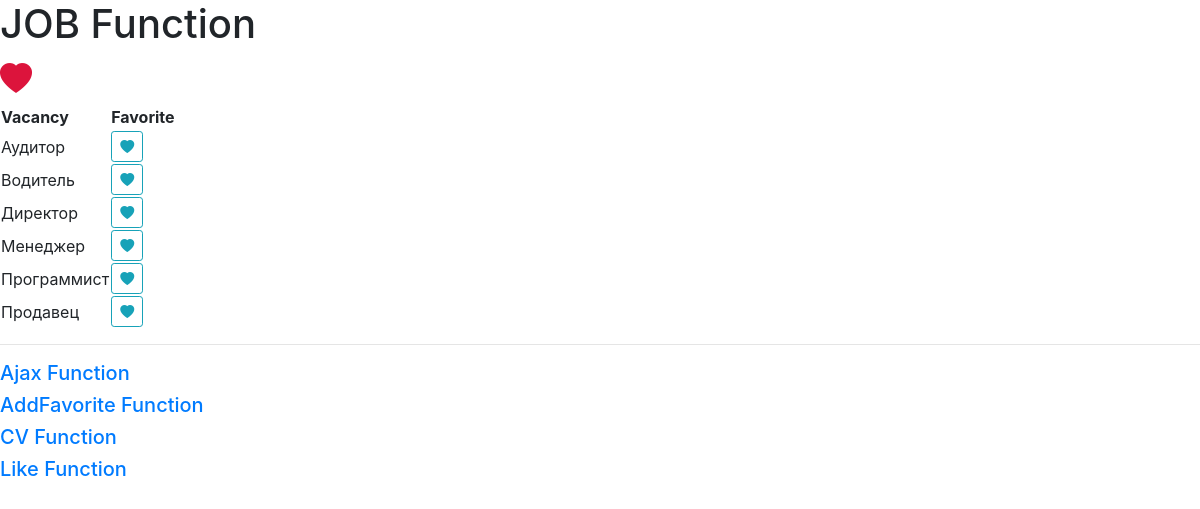
The page /job/ on the database its author committed.
### job_app/models.py (models this page shows, shortened)
class Job(models.Model):
    vacancy = models.CharField(max_length=200, verbose_name='Вакансия')
    liked = models.ManyToManyField(User, through='BookmarkJob', verbose_name='В избранное')
    class Meta:
        verbose_name = 'Вакансия'
        verbose_name_plural = 'Вакансия'
        ordering = ['vacancy']

### job_app/views.py (the view)
# urls.py: path('', index_view, name='index'),
def index_view(request):
    vacancies = Job.objects.all()
    context = {
        "vacancies": vacancies,
    }
    return render(request, 'job_app/index.html', context)

### job_app/templates/job_app/index.html (shortened to what this page needs)
<!DOCTYPE html>
{% load static %}
<html lang="en">
<head>
  <link rel="stylesheet" href="https://maxcdn.bootstrapcdn.com/bootstrap/4.0.0/css/bootstrap.min.css"
>
  <link rel="stylesheet" href="https://cdn.jsdelivr.net/npm/bootstrap-icons@1.4.1/font/bootstrap-icons.css">
</head>
<body>
<h1>JOB Function</h1>
<i class="bi bi-heart-fill" style="font-size: 2rem; color: crimson;"></i>
<div class="add-remove-bookmark">
  {% include 'job_app/includes/inc_favorits.html' %}
</div>
<hr>
<a href="{% url 'ajax:index' %}"><h5>Ajax Function</h5></a>
<a href="{% url 'mainapp:index' %}"><h5>AddFavorite Function</h5></a>
<a href="{% url 'cv_app:index' %}"><h5>CV Function</h5></a>
<a href="{% url 'like_app:index' %}"><h5>Like Function</h5></a>
<link rel="stylesheet" href="https://cdn.jsdelivr.net/npm/bootstrap@4.5.3/dist/css/bootstrap.min.css"
>
</body>
</html>

### job_app/templates/job_app/includes/inc_favorits.html (shortened to what this page needs)
<table >
  <thead>
    <tr>
      <th>Vacancy</th>
      <th>Favorite</th>
    </tr>
  </thead>
  <tbody class="bookmark_list">
  {% for job in vacancies %}
    <tr>
      <td>{{ job.vacancy }}</td>
      <td>
        {% if user not in job.liked.all %}
        <a href="{% url 'job_app:bookmark' job.id %}" id="bookmark">
          <button type="button" class="btn btn-sm btn-outline-info"><i class="bi bi-heart-fill"></i></button>
        </a>
        {% else %}
        <a href="{% url 'job_app:bookmark' job.id %}" data-id="{{ job.id }}">
          <button type="button" class="btn btn-sm btn-info"><i class="bi bi-heart-fill"></i></button>
        </a>
          <span data-count="bookmark">{{ job.liked.all.count }}</span>
        {% endif %}
      </td>
    </tr>
  {% endfor %}
  </tbody>
</table>

### rows shown on the page
Job: vacancy "Аудитор"
Job: vacancy "Водитель"
Job: vacancy "Директор"
Job: vacancy "Менеджер"
Job: vacancy "Программист"
Job: vacancy "Продавец"
